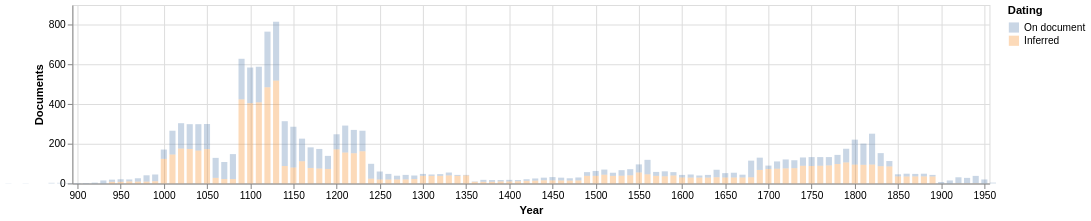

Here is the notebook cell this chart was saved with:
### Code cell
# plot as a stacked bar chart, colored by date source

# width 15 for 25 year range
# width 8 for 10 year range

bar_chart = alt.Chart(half_cent_df.select('earliest', 'latest', 'date_source', 'count')).mark_bar(opacity=0.3, width=6).encode(
    x=alt.X('earliest', title="Year", axis=alt.Axis(format="r")).scale(domain=[900, 1950]),
    # x2='latest',t
    # y=alt.Y('count', title='Documents by decade').scale(domain=[0, 900]),
    y=alt.Y('count', title='Documents').scale(domain=[0, 900]),
    color=alt.Color("date_source", title="Dating").scale(domain=['On document', 'Inferred']),  # specify domain to control order
).properties(width=900, height=175)
bar_chart

### Figure 1 — Vega-Lite specification as saved in the notebook (floating-point values rounded to 4 significant figures; data arrays with more than 128 entries replaced by an {"elided": "..."} marker saying what was removed)
{"config": {"view": {"continuousWidth": 300, "continuousHeight": 300}}, "data": {"name": "data-43737f450815a471097663ffcb6d88fd"}, "mark": {"type": "bar", "opacity": 0.3, "width": 6}, "encoding": {"color": {"field": "date_source", "scale": {"domain": ["On document", "Inferred"]}, "title": "Dating", "type": "nominal"}, "x": {"axis": {"format": "r"}, "field": "earliest", "scale": {"domain": [900, 1950]}, "title": "Year", "type": "quantitative"}, "y": {"field": "count", "scale": {"domain": [0, 900]}, "title": "Documents", "type": "quantitative"}}, "height": 175, "width": 900, "$schema": "https://vega.github.io/schema/vega-lite/v6.1.0.json", "datasets": {"data-43737f450815a471097663ffcb6d88fd": {"elided": "211 records"}}}
